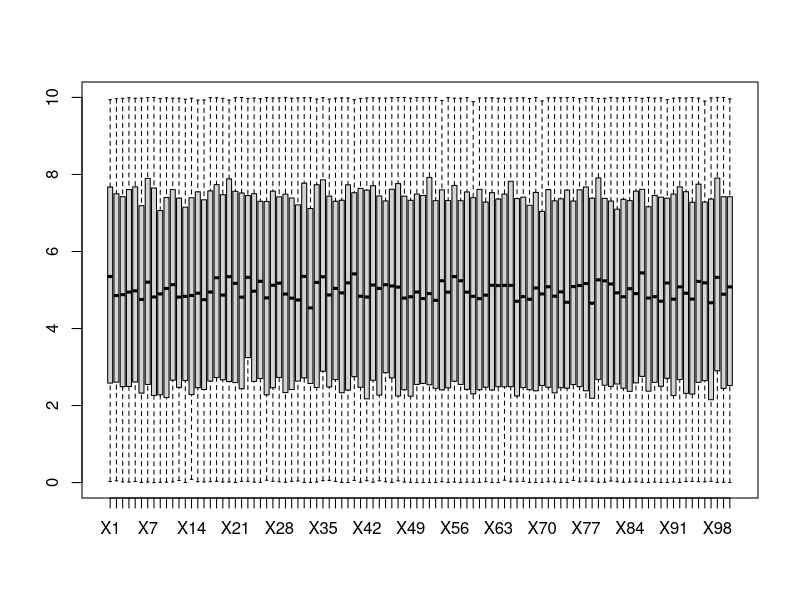
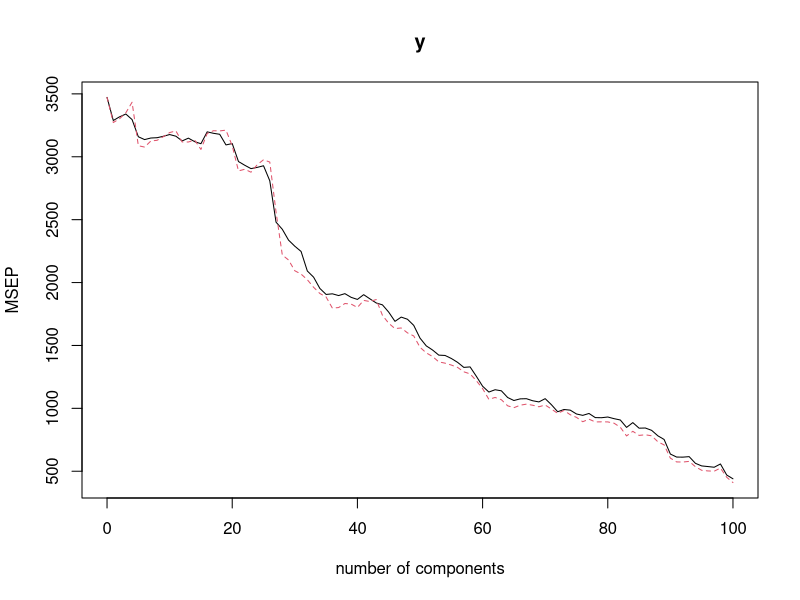
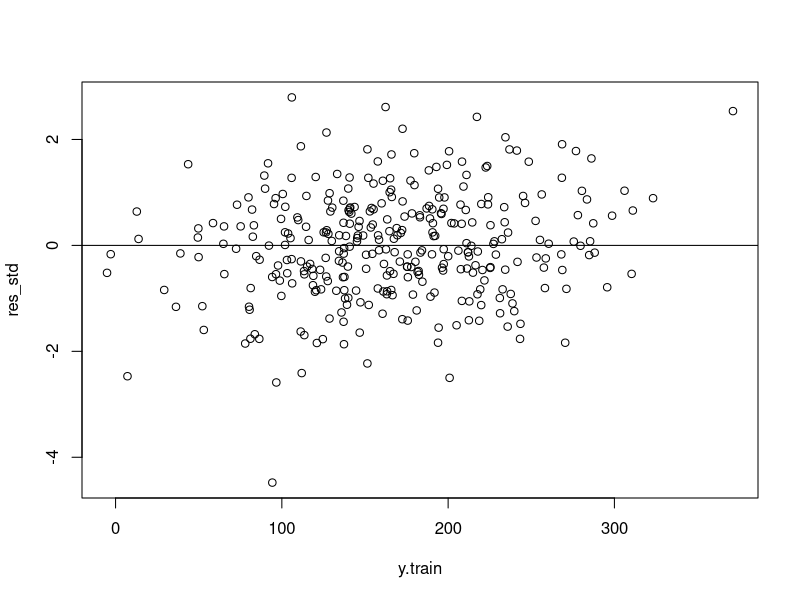
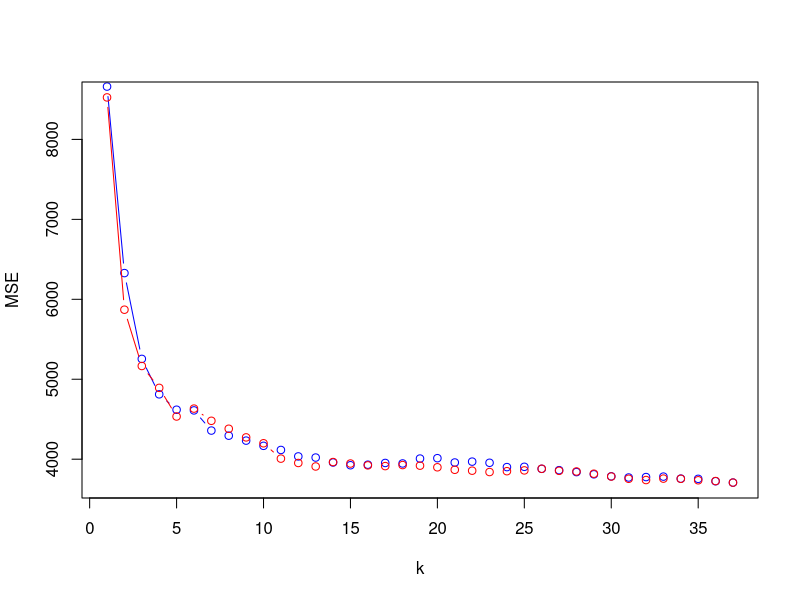
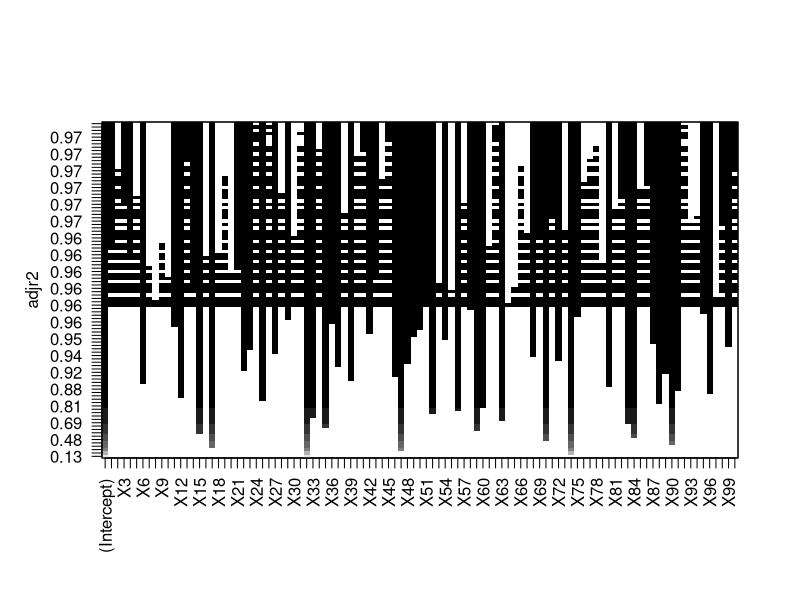
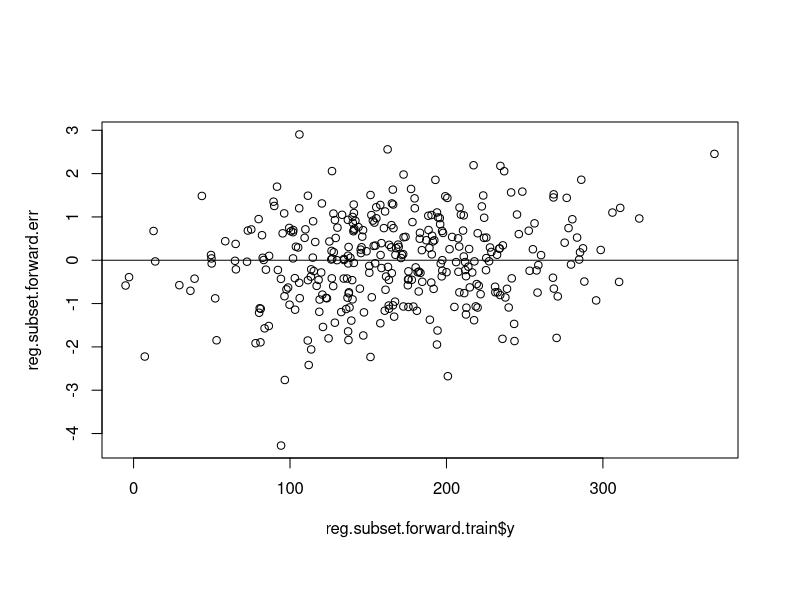
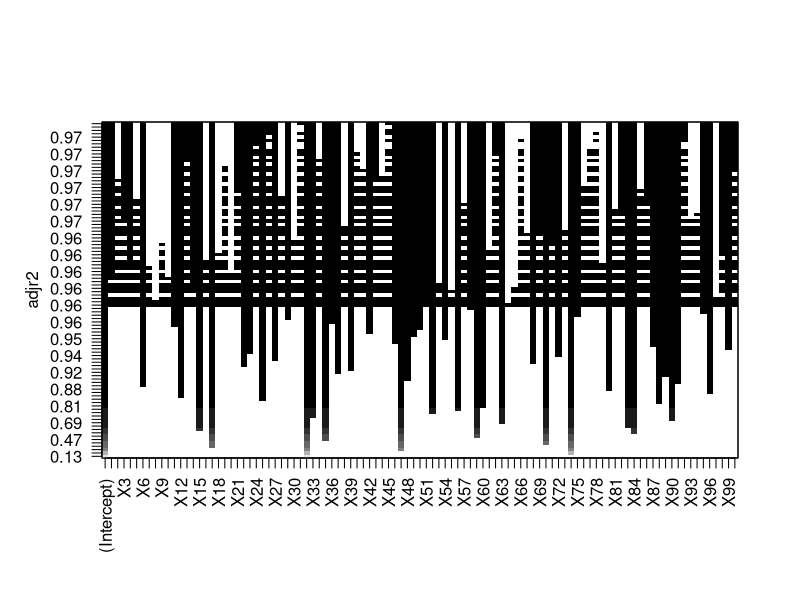
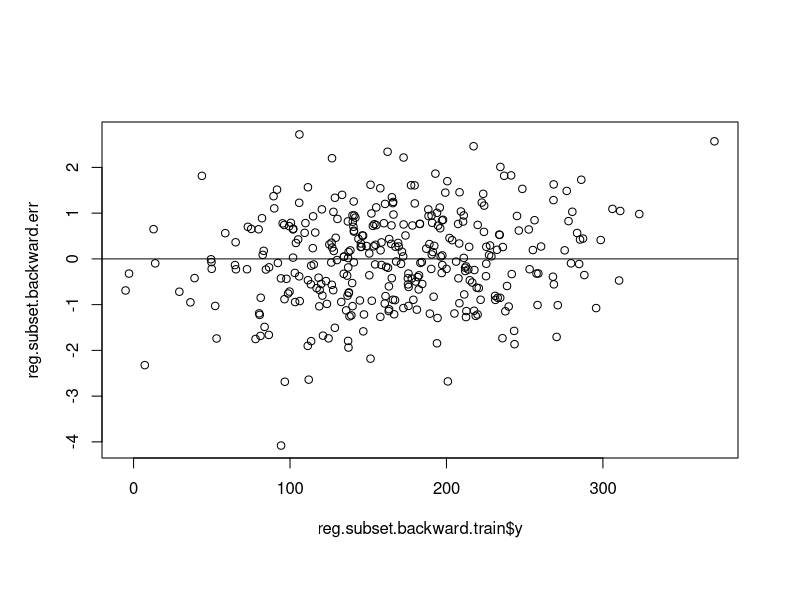

The R source for these figures, in order:
library(MASS)
reg.set <- read.table('TPN1_a22_reg_app.txt', header = TRUE)

#plot(reg.set[,1:10], reg.set$y)

#Séparation des partie train et test
train.percentage <- 2/3
n_reg <- nrow(reg.set)
n_train <- as.integer(n_reg * train.percentage)
n_test <- n_reg - n_train
set.seed(69)
id_train <- sample(n_reg, n_train)
data.train <- reg.set[id_train,]
data.test <- reg.set[-id_train,]
y.test <- reg.set[-id_train, c(101)]
y.train <- reg.set[id_train, c(101)]

#Regarder la plage des données
boxplot(as.data.frame(reg.set[1:100]))


#pca
library(pls)
pcr_model <- pcr(y~., data = data.test, validation = "CV")
validationplot(pcr_model, val.type="MSEP")#D'apr??s le graphe on constate qu'il faut toutes les variables pour obtenir le meilleur mod??le


#modele lineare#
reg.set.lm <- lm(formula = y ~., data = data.train)
summary(reg.set.lm)#On a d??j?? une p-value qui est assez petite en une R-Square assez grande
res_std <- rstandard(reg.set.lm)
plot(x = y.train, y = res_std)#Les r??sidus stadards parraissent pas mal
abline(0, 0)
pre.lm <- predict(reg.set.lm, newdata = data.test)
mse.lm <- mean((pre.lm - y.test) ^ 2)#200.176
#On refait la regression avec les variables significatives
x.app.lm <- data.train[c(6, 11, 12, 15, 17,22, 23, 25, 27, 32, 33, 35, 37, 39, 46, 47, 48, 49, 52, 54, 56, 59, 60, 63, 68, 70, 72, 74, 79, 83, 84, 87, 88, 89, 90, 91, 96), ] 
data.test.lm <- data.test[c(6, 11, 12, 15, 17, 22, 23, 25, 27, 32, 33, 35, 37, 39, 46, 47, 48, 49, 52, 54, 56, 59, 60, 63, 68, 70, 72, 74, 79, 83, 84, 87, 88, 89, 90, 91, 96), ]
reg.set.lm.revise <- lm(formula = y~. , data = x.app.lm)
pre.lm.revise <- predict(reg.set.lm.revise, newdata = data.test.lm)
mse.lm1 <- mean((pre.lm - y.test) ^ 2)#200.176



#k plus proches voisins
#On utilise les variables significatives dans le modèle lineaire
library(FNN)
x.app_k <- data.train[c(6, 11, 12, 15, 17, 22, 23, 25, 27, 32, 33, 35, 37, 39, 46, 47, 48, 49, 52, 54, 56, 59, 60, 63, 68, 70, 72, 74, 79, 83, 84, 87, 88, 89, 90, 91, 96), c(-101)] 
y.app_k <- data.train[, c(101)]
x.test_k <- data.test[, c(-101)]

# Chenxin:add scale -------------------------------------------------------

x.app_k.scale <- scale(data.train[c(6, 11, 12, 15, 17, 22, 23, 25, 27, 32, 33, 35, 37, 39, 46, 47, 48, 49, 52, 54, 56, 59, 60, 63, 68, 70, 72, 74, 79, 83, 84, 87, 88, 89, 90, 91, 96), c(-101)] )
x.test_k.scale <- scale(data.test[, c(-101)])


kmin <- 10
reg.knn1 <- knn.reg(train = x.app_k, test = x.test_k, y = y.app_k, k = kmin)
mse.knn1 <- mean((reg.knn1$pred - y.test) ^ 2) #4167, trop grande

# Chenxin K variation & scale -----------------------------------------------------------------

knn_k_max <- 37

tmp <- sapply(1:knn_k_max, function(local_k){
  reg.knn.noscale <- knn.reg(train = x.app_k, test = x.test_k, y = y.app_k, k = local_k)
  res <- mean((reg.knn.noscale$pred - y.test) ^ 2)
  return(res)
})

tmp.scale <- sapply(1:knn_k_max, function(local_k){
  reg.knn.scale <- knn.reg(train = x.app_k.scale, test = x.test_k.scale, y = y.app_k, k = local_k)
  res.scale <- mean((reg.knn.scale$pred - y.test) ^ 2)
  return(res.scale)
})

knn_MSE_noscale <- tmp
knn_MSE_scale <- tmp.scale
#erreur global
plot(1:knn_k_max, knn_MSE_noscale, 
     type='b', col='blue',
     ylim=range(knn_MSE_scale),
     xlab='k', ylab='MSE', lty = 1, pch = 1)

lines(1:knn_k_max, knn_MSE_scale, type='b', col='red', lty = 1, pch = 1)
which.min(knn_MSE_scale)
min(knn_MSE_scale)
which.min(knn_MSE_noscale)
min(knn_MSE_noscale)

#MSE Minimal in37 3707, MSE decrease with k increase  scale make no significatif difference


# End Code Chenxin ---------------



#Subset selection
#Vu qu'il existe trop de variables, nous pourrions pas utiliser la m??thode best subset selection

#forward selection
library(leaps)
library(dplyr)
reg.selection.forward <- regsubsets(y~., data = data.train, method = "forward", nbest = 1, nvmax = 100)
summary_forward <- summary(reg.selection.forward)
plot(reg.selection.forward, scale = "adjr2")#Regarder bri??vement la plus grande adjusted R Square

rss<-data.frame(summary_forward$outmat, RSS=summary_forward$rss)
rsquare_max_forward <- summary_forward$outmat[which.max(summary_forward$adjr2),]#La ligne avec la plus grande adjr2
rsquare_max_forward[rsquare_max_forward == '*'] <- as.numeric(1)
rsquare_max_forward[rsquare_max_forward == ' '] <- as.numeric(0)
rsquare_max_forward <- as.numeric(rsquare_max_forward)#Le masque pour s??lectionner les variables
reg.subset.forward <- reg.set[c(rsquare_max_forward==1)]


n.subset.forward <- nrow(reg.subset.forward)
set.seed(69)
n.subset.forward.train <- as.integer(train.percentage * n.subset.forward)
n.subset.forward.sample <- sample(n.subset.forward, n.subset.forward.train)
reg.subset.forward.train <- reg.subset.forward[n.subset.forward.sample,]
reg.subset.forward.test <- reg.subset.forward[-n.subset.forward.sample,]
reg.subset.forward.lm <- lm(formula = y~., data = reg.subset.forward.train)
reg.subset.forward.lm.predict <- predict(reg.subset.forward.lm, newdata = reg.subset.forward.test)
reg.subset.forward.mse <- mean((reg.subset.forward.lm.predict - reg.subset.forward.test$y) ^ 2)#188.44
reg.subset.forward.err <- rstandard(reg.subset.forward.lm)
plot(reg.subset.forward.train$y, reg.subset.forward.err)
abline(0, 0)

#backward selection
reg.selection.backward <- regsubsets(y~., data = data.train, method = "backward", nbest = 1, nvmax = 100)
summary_backward <- summary(reg.selection.backward)
plot(reg.selection.backward, scale = "adjr2")
#rss<-data.frame(summary_forward$outmat, RSS=summary_forward$rss)
rsquare_max_backward <- summary_backward$outmat[which.max(summary_backward$adjr2),]
rsquare_max_backward[rsquare_max_backward == '*'] <- as.numeric(1)
rsquare_max_backward[rsquare_max_backward == ' '] <- as.numeric(0)
rsquare_max_backward <- as.numeric(rsquare_max_backward)
reg.subset.backward <- reg.set[c(rsquare_max_backward==1)]

n.subset.backward <- nrow(reg.subset.backward)
set.seed(69)
n.subset.backward.train <- as.integer(train.percentage * n.subset.backward)
n.subset.backward.sample <- sample(n.subset.backward, n.subset.backward.train)
reg.subset.backward.train <- reg.subset.backward[n.subset.backward.sample,]
reg.subset.backward.test <- reg.subset.backward[-n.subset.backward.sample,]
reg.subset.backward.lm <- lm(formula = y~., data = reg.subset.backward.train)
reg.subset.backward.lm.predict <- predict(reg.subset.backward.lm, newdata = reg.subset.backward.test)
reg.subset.backward.mse <- mean((reg.subset.backward.lm.predict - reg.subset.backward.test$y) ^ 2)#186.92
reg.subset.backward.err <- rstandard(reg.subset.backward.lm)
plot(reg.subset.backward.train$y, reg.subset.backward.err)
abline(0, 0)

#k-cross validation sur backward selection
#avec
Formula <- c(y~.-X2, 
             y~.-X2-X5, 
             y~.-X2-X5-X7, 
             y~.-X2-X5-X7-X8,
             y~.-X2-X5-X7-X8-X9,
             y~.-X2-X5-X7-X8-X9-X10, 
             y~.-X2-X5-X7-X8-X9-X10-X16, 
             y~.-X2-X5-X7-X8-X9-X10-X16-X18,
             y~.-X2-X5-X7-X8-X9-X10-X16-X18-X19, 
             y~.-X2-X5-X7-X8-X9-X10-X16-X18-X19-X20, 
             y~.-X2-X5-X7-X8-X9-X10-X16-X18-X19-X20-X28,
             y~.-X2-X5-X7-X8-X9-X10-X16-X18-X19-X20-X28-X30,
             y~.-X2-X5-X7-X8-X9-X10-X16-X18-X19-X20-X28-X30-X34,
             y~.-X2-X5-X7-X8-X9-X10-X16-X18-X19-X20-X28-X30-X34-X38,
             y~.-X2-X5-X7-X8-X9-X10-X16-X18-X19-X20-X28-X30-X34-X38-X40,
             y~.-X2-X5-X7-X8-X9-X10-X16-X18-X19-X20-X28-X30-X34-X38-X40-X41,
             y~.-X2-X5-X7-X8-X9-X10-X16-X18-X19-X20-X28-X30-X34-X38-X40-X41-X44,
             y~.-X2-X5-X7-X8-X9-X10-X16-X18-X19-X20-X28-X30-X34-X38-X40-X41-X44-X53,
             y~.-X2-X5-X7-X8-X9-X10-X16-X18-X19-X20-X28-X30-X34-X38-X40-X41-X44-X53-X55,
             y~.-X2-X5-X7-X8-X9-X10-X16-X18-X19-X20-X28-X30-X34-X38-X40-X41-X44-X53-X55-X57,
             y~.-X2-X5-X7-X8-X9-X10-X16-X18-X19-X20-X28-X30-X34-X38-X40-X41-X44-X53-X55-X57-X61,
             y~.-X2-X5-X7-X8-X9-X10-X16-X18-X19-X20-X28-X30-X34-X38-X40-X41-X44-X53-X55-X57-X61-X64,
             y~.-X2-X5-X7-X8-X9-X10-X16-X18-X19-X20-X28-X30-X34-X38-X40-X41-X44-X53-X55-X57-X61-X64-X65,
             y~.-X2-X5-X7-X8-X9-X10-X16-X18-X19-X20-X28-X30-X34-X38-X40-X41-X44-X53-X55-X57-X61-X64-X65-X66,
             y~.-X2-X5-X7-X8-X9-X10-X16-X18-X19-X20-X28-X30-X34-X38-X40-X41-X44-X53-X55-X57-X61-X64-X65-X66-X67,
             y~.-X2-X5-X7-X8-X9-X10-X16-X18-X19-X20-X28-X30-X34-X38-X40-X41-X44-X53-X55-X57-X61-X64-X65-X66-X67-X73,
             y~.-X2-X5-X7-X8-X9-X10-X16-X18-X19-X20-X28-X30-X34-X38-X40-X41-X44-X53-X55-X57-X61-X64-X65-X66-X67-X73-X76,
             y~.-X2-X5-X7-X8-X9-X10-X16-X18-X19-X20-X28-X30-X34-X38-X40-X41-X44-X53-X55-X57-X61-X64-X65-X66-X67-X73-X76-X77,
             y~.-X2-X5-X7-X8-X9-X10-X16-X18-X19-X20-X28-X30-X34-X38-X40-X41-X44-X53-X55-X57-X61-X64-X65-X66-X67-X73-X76-X77-X78,
             y~.-X2-X5-X7-X8-X9-X10-X16-X18-X19-X20-X28-X30-X34-X38-X40-X41-X44-X53-X55-X57-X61-X64-X65-X66-X67-X73-X76-X77-X78-X79,
             y~.-X2-X5-X7-X8-X9-X10-X16-X18-X19-X20-X28-X30-X34-X38-X40-X41-X44-X53-X55-X57-X61-X64-X65-X66-X67-X73-X76-X77-X78-X79-X81,
             y~.-X2-X5-X7-X8-X9-X10-X16-X18-X19-X20-X28-X30-X34-X38-X40-X41-X44-X53-X55-X57-X61-X64-X65-X66-X67-X73-X76-X77-X78-X79-X81-X85,
             y~.-X2-X5-X7-X8-X9-X10-X16-X18-X19-X20-X28-X30-X34-X38-X40-X41-X44-X53-X55-X57-X61-X64-X65-X66-X67-X73-X76-X77-X78-X79-X81-X85-X93,
             y~.-X2-X5-X7-X8-X9-X10-X16-X18-X19-X20-X28-X30-X34-X38-X40-X41-X44-X53-X55-X57-X61-X64-X65-X66-X67-X73-X76-X77-X78-X79-X81-X85-X93-X97
)
K <- 10
fold <- sample(K, n_train, replace = TRUE)
CV <- rep(0, 10)
for (i in (1:10)){
  for (k in (1:K)){
    reg.cross<-lm(Formula[[i]],data=reg.set[fold!=k,])
    pred.cross <- predict(reg.cross, newdata=reg.set[fold == k,])
    CV[i]<-CV[i]+ sum((reg.set$y[fold==k]-pred.cross)^2)
  }
  CV[i]<-CV[i] / n_reg
}
CV.min = min(CV)#181

#Puisque la m??thode backward selection est mieux, 
#nous utilisons le regroupement des variables pour refaire k plus proches voisins
reg.knn2 <- knn.reg(train = reg.subset.backward.train[, c(-66)], test = reg.subset.backward.test[, c(-66)], y = reg.subset.backward.train[,c(66)], k = kmin)
mse.knn2 <- mean((reg.knn2$pred - y.test) ^ 2)#2226

#Préparation de données pour Ridge et Lasso
library(glmnet)
x<-model.matrix(y~.,reg.set)
y<-reg.set$y
data.train.regu <- x[id_train,]
y.train.regu <- y[id_train]
data.test.regu <- x[-id_train,]
y.test.regu <- y[-id_train]

#Ridge regression
cv.out.ridge <- cv.glmnet(data.train.regu, y.train.regu, alpha = 0)
plot(cv.out.ridge)
fit.ridge <- glmnet(data.train.regu, y.train.regu, lambda = cv.out.ridge$lambda.min, alpha = 0)
ridge.predict <- predict(fit.ridge, s = cv.out.ridge$lambda.min, newx = data.test.regu)
mse.ridge <- mean((ridge.predict - y.test.regu) ^ 2)#200.44

#lasso
cv.out.lasso <- cv.glmnet(data.train.regu, y.train.regu, alpha = 1)
plot(cv.out.lasso)
fit.lasso <- glmnet(data.train.regu, y.train.regu, lambda = cv.out.lasso$lambda.min, alpha = 1)
lasso.predict <- predict(fit.lasso, s = cv.out.lasso$lambda.min, newx = data.test.regu)
mse.lasso <- mean((lasso.predict - y.test.regu) ^ 2)#178


regresseur <- function(dataset) {
  #load("env.Rdata")
  library(glmnet)
  train.percentage <- 2/3
  n_reg <- nrow(reg.set)
  n_train <- as.integer(n_reg * train.percentage)
  n_test <- n_reg - n_train
  set.seed(69)
  id_train <- sample(n_reg, n_train)
  
  
  x<-model.matrix(y~.,reg.set)
  y<-reg.set$y
  data.train.regu <- x[id_train,]
  y.train.regu <- y[id_train]
  data.test.regu <- x[-id_train,]
  y.test.regu <- y[-id_train]
  
  
  cv.out.lasso <- cv.glmnet(data.train.regu, y.train.regu, alpha = 1)
  plot(cv.out.lasso)
  fit.lasso <- glmnet(data.train.regu, y.train.regu, lambda = cv.out.lasso$lambda.min, alpha = 1)
  predictions <- predict(fit.lasso, s = cv.out.lasso$lambda.min, newx = data.test.regu)
  mse.lasso <- mean((predictions - y.test.regu) ^ 2)#178
  print("La MSE est:")
  print(mse.lasso)
  return(predictions)
}
pred <- regresseur(reg.set)
